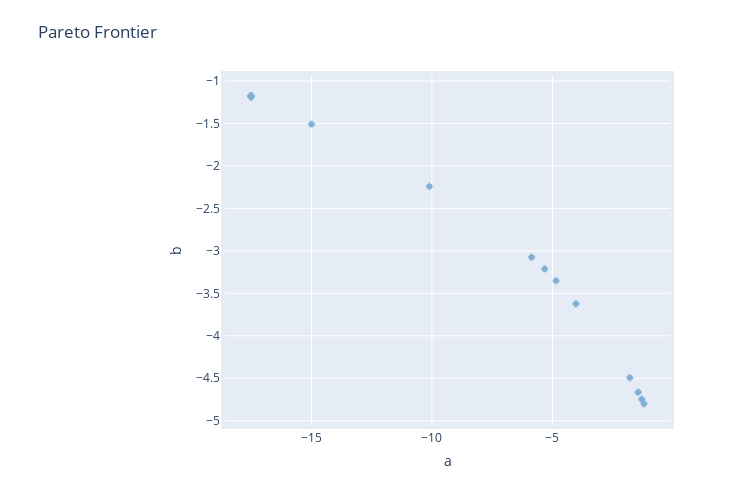

The code cell stored with this chart in its notebook:
### Markdown cell above
## Plot qEHVI Pareto Frontier based on model posterior 

The plotted points are samples from the fitted model's posterior, not observed samples.

### Code cell
frontier = compute_posterior_pareto_frontier(
    experiment=ehvi_experiment,
    data=ehvi_experiment.fetch_data(),
    primary_objective=metric_b,
    secondary_objective=metric_a,
    absolute_metrics=["a", "b"],
    num_points=20,
)

render(plot_pareto_frontier(frontier, CI_level=0.90))

### Figure 1 — Plotly figure (JSON) as saved in the notebook; plotly's stock layout.template omitted (floating-point values rounded to 4 significant figures)
{"data": [{"error_x": {"array": [0.02013, 0.02013, 0.02013, 0.007276, 0.01009, 0.009276, 0.00673, 0.01127, 0.02013, 0.01476, 0.02013, 0.008238, 0.02013, 0.02013, 0.02013, 0.01269, 0.01553, 0.02013, 0.02013, 0.01945], "color": "rgba(128,177,211,0.4)", "thickness": 2, "type": "data"}, "error_y": {"array": [0.001267, 0.001267, 0.001267, 0.0004478, 0.0005609, 0.0005385, 0.0004133, 0.0006045, 0.001267, 0.0007061, 0.001267, 0.0005009, 0.001267, 0.001267, 0.001267, 0.0006535, 0.0007119, 0.001267, 0.001267, 0.0008123], "color": "rgba(128,177,211,0.4)", "thickness": 2, "type": "data"}, "hoverinfo": "text", "legendgroup": "mean", "marker": {"color": "rgba(128,177,211,1)"}, "mode": "markers", "name": "mean", "text": ["<b>Parameterization 0</b><br>b: -1.18 [-1.181, -1.179]<br>a: -17.507 [-17.527, -17.486]<br><br><em>Parameterization:</em><br>x1: 3.4755799070653053e-15<br>x2: 0.9999999999999922", "<b>Parameterization 1</b><br>b: -1.18 [-1.181, -1.179]<br>a: -17.507 [-17.527, -17.486]<br><br><em>Parameterization:</em><br>x1: 0.0<br>x2: 1.0", "<b>Parameterization 2</b><br>b: -1.18 [-1.181, -1.179]<br>a: -17.507 [-17.527, -17.486]<br><br><em>Parameterization:</em><br>x1: 0.0<br>x2: 1.0", "<b>Parameterization 3</b><br>b: -1.508 [-1.509, -1.508]<br>a: -14.995 [-15.002, -14.987]<br><br><em>Parameterization:</em><br>x1: 0.008017741545072945<br>x2: 0.9999999999999999", "<b>Parameterization 4</b><br>b: -4.494 [-4.495, -4.494]<br>a: -1.789 [-1.799, -1.779]<br><br><em>Parameterization:</em><br>x1: 0.08829119110083442<br>x2: 0.9219703319591946", "<b>Parameterization 5</b><br>b: -3.214 [-3.215, -3.214]<br>a: -5.323 [-5.333, -5.314]<br><br><em>Parameterization:</em><br>x1: 0.05308802534563896<br>x2: 1.0", "<b>Parameterization 6</b><br>b: -2.241 [-2.242, -2.241]<br>a: -10.104 [-10.111, -10.097]<br><br><em>Parameterization:</em><br>x1: 0.026369242209824745<br>x2: 1.0", "<b>Parameterization 7</b><br>b: -3.352 [-3.352, -3.351]<br>a: -4.845 [-4.856, -4.834]<br><br><em>Parameterization:</em><br>x1: 0.05725655261900306<br>x2: 1.0", "<b>Parameterization 8</b><br>b: -1.18 [-1.181, -1.179]<br>a: -17.507 [-17.527, -17.486]<br><br><em>Parameterization:</em><br>x1: 4.814353047469949e-16<br>x2: 0.9999999999999998", "<b>Parameterization 9</b><br>b: -4.746 [-4.746, -4.745]<br>a: -1.294 [-1.309, -1.280]<br><br><em>Parameterization:</em><br>x1: 0.09543779454565869<br>x2: 0.9016308996482776", "<b>Parameterization 10</b><br>b: -1.18 [-1.181, -1.179]<br>a: -17.507 [-17.527, -17.486]<br><br><em>Parameterization:</em><br>x1: 1.5116630630826752e-15<br>x2: 0.9999999999999948", "<b>Parameterization 11</b><br>b: -3.075 [-3.076, -3.075]<br>a: -5.867 [-5.875, -5.858]<br><br><em>Parameterization:</em><br>x1: 0.04898776589036929<br>x2: 1.0", "<b>Parameterization 12</b><br>b: -1.18 [-1.181, -1.179]<br>a: -17.507 [-17.527, -17.486]<br><br><em>Parameterization:</em><br>x1: 0.0<br>x2: 0.9999999999999994", "<b>Parameterization 13</b><br>b: -1.18 [-1.181, -1.179]<br>a: -17.507 [-17.527, -17.486]<br><br><em>Parameterization:</em><br>x1: 2.1393352561821095e-15<br>x2: 1.0", "<b>Parameterization 14</b><br>b: -1.18 [-1.181, -1.179]<br>a: -17.507 [-17.527, -17.486]<br><br><em>Parameterization:</em><br>x1: 5.9636057768466735e-15<br>x2: 1.0", "<b>Parameterization 15</b><br>b: -4.666 [-4.666, -4.665]<br>a: -1.442 [-1.455, -1.430]<br><br><em>Parameterization:</em><br>x1: 0.09317361204099497<br>x2: 0.9083899856655213", "<b>Parameterization 16</b><br>b: -4.8 [-4.801, -4.799]<br>a: -1.2 [-1.215, -1.184]<br><br><em>Parameterization:</em><br>x1: 0.09700259223659033<br>x2: 0.8971445201483442", "<b>Parameterization 17</b><br>b: -1.18 [-1.181, -1.179]<br>a: -17.507 [-17.527, -17.486]<br><br><em>Parameterization:</em><br>x1: 7.22285096091279e-16<br>x2: 0.999999999999975", "<b>Parameterization 18</b><br>b: -1.18 [-1.181, -1.179]<br>a: -17.507 [-17.527, -17.486]<br><br><em>Parameterization:</em><br>x1: 0.0<br>x2: 0.9999999999999809", "<b>Parameterization 19</b><br>b: -3.623 [-3.624, -3.623]<br>a: -4.025 [-4.044, -4.005]<br><br><em>Parameterization:</em><br>x1: 0.06471772566675998<br>x2: 0.9866636178302872"], "type": "scatter", "x": [-17.51, -17.51, -17.51, -14.99, -1.789, -5.323, -10.1, -4.845, -17.51, -1.294, -17.51, -5.867, -17.51, -17.51, -17.51, -1.442, -1.2, -17.51, -17.51, -4.025], "y": [-1.18, -1.18, -1.18, -1.508, -4.494, -3.214, -2.241, -3.352, -1.18, -4.746, -1.18, -3.075, -1.18, -1.18, -1.18, -4.666, -4.8, -1.18, -1.18, -3.623]}], "layout": {"height": 500, "hovermode": "closest", "legend": {"orientation": "h"}, "margin": {"b": 75, "l": 225, "pad": 4, "t": 75}, "title": {"text": "Pareto Frontier"}, "width": 750, "xaxis": {"ticksuffix": "", "title": {"text": "a"}, "zeroline": true}, "yaxis": {"ticksuffix": "", "title": {"text": "b"}, "zeroline": true}}}
